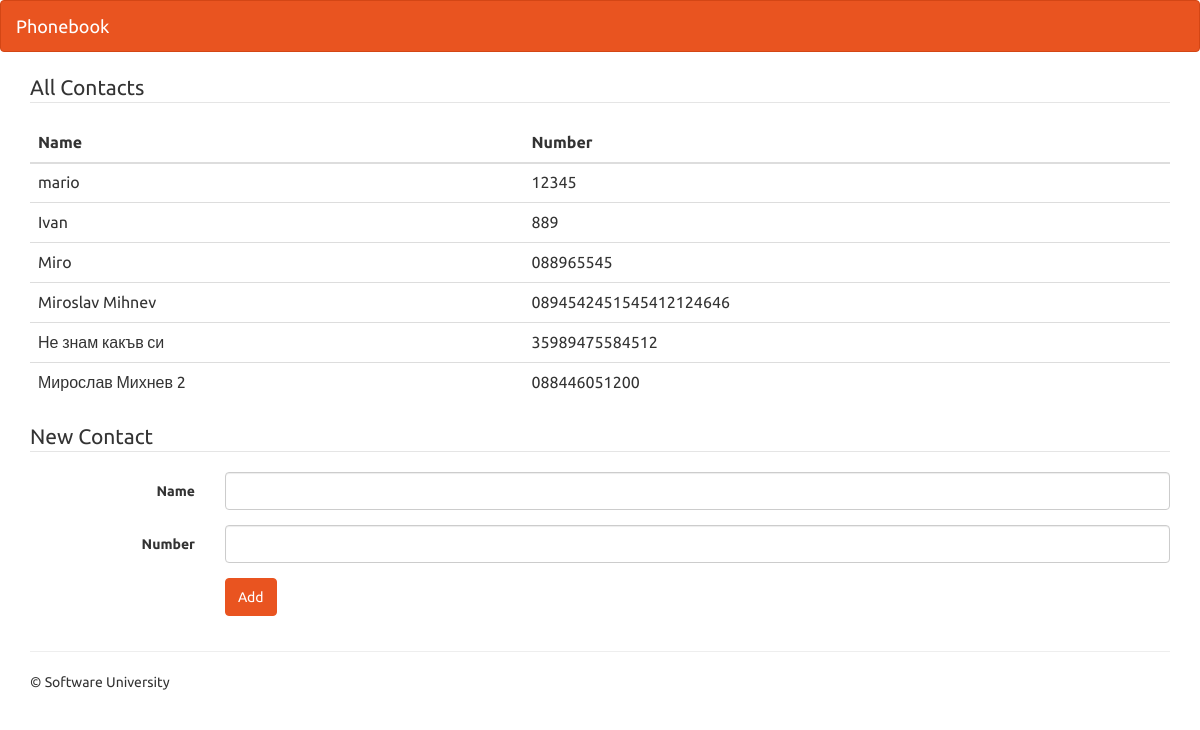
The page / on the database its author committed.
### djangoproject/phonebook/models.py (models this page shows)
class Contact(models.Model):
    name = models.CharField(max_length=30)
    number = models.CharField(max_length=20)

### djangoproject/phonebook/views.py (the view)
# urls.py: path('',landing_page, name='landing-page'),
def landing_page(request):
    context = {
        'contacts': Contact.objects.all()
    }
    return render(request, 'phonebook/index.html', context)

### djangoproject/phonebook/templates/phonebook/index.html (shortened to what this page needs)
<html lang="en">
   <head>
      <link rel="stylesheet" type="text/css" href="/static/phonebook/style.css" />
   </head>
   <body>
      <nav class="navbar navbar-default">
         <div class="container-fluid">
            <div class="navbar-header">
               <a class="navbar-brand" href="/">Phonebook</a>
            </div>
         </div>
      </nav>
      <div class="container">
         <legend>All Contacts</legend>
         <table class="table">
            <thead>
               <tr>
                  <th scope="col">Name</th>
                  <th scope="col">Number</th>
               </tr>
            </thead>
            <tbody>
               <tr>
               <tr>{% for contact in contacts %}
               <tr>
                  <td> {{ contact.name }} </td>
                  <td>{{ contact.number }}</td>
                  {% endfor %}
               </tr>
            </tbody>
         </table>
         <form class="form-horizontal" action="{% url "new-contact" %}" method="POST">
            <fieldset>
               <legend>New Contact</legend>
               <div class="form-group">
                  <label for="name" class="col-lg-2 control-label">Name</label>
                  <div class="col-lg-10">
                     <input type="text" autofocus="autofocus" name="name" title="Name" class="form-control"
                        id="name"/>
                  </div>
               </div>
               <div class="form-group">
                  <label for="number" class="col-lg-2 control-label">Number</label>
                  <div class="col-lg-10">
                     <input type="number" autofocus="autofocus" name="number" title="Number" class="form-control"
                        id="number"/>
                  </div>
               </div>
               <div class="form-group">
                  <div class="col-lg-10 col-lg-offset-2">
                     <button type="submit" class="btn btn-primary">Add</button>
                  </div>
               </div>
            </fieldset>
         </form>
         <hr/>
         <footer>
            <p>&copy; Software University</p>
         </footer>
      </div>
   </body>
</html>

### rows shown on the page
Contact: name "mario", number "12345"
Contact: name "Ivan", number "889"
Contact: name "Miro", number "088965545"
Contact: name "Miroslav Mihnev", number "0894542451545412124646"
Contact: name "Не знам какъв си", number "35989475584512"
Contact: name "Мирослав Михнев 2", number "088446051200"
